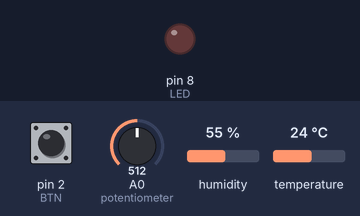
The sketch below on a simulated Arduino Uno, built with avr-gcc and run on an emulated ATmega328P. Shown: output pins drawn as LEDs (lit = HIGH). Inputs (shaded band) come from the test bench; at power-on: pin 2 (BTN) HIGH, temperature 24 °C, A0 (potentiometer) = 512, humidity 55 %. What the sketch prints to the serial monitor is not drawn.

Above: at 1.2 s.
1.3 s: pin 2 (BTN) pulled LOW for 0.15 s
At 1.37 s:
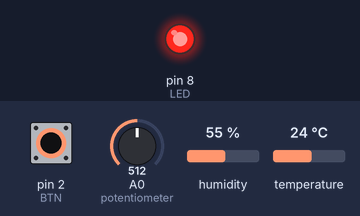
2.9 s: temperature set to 39.6 °C
4.4 s: temperature set to 40.4 °C
Timing chart, 0 to 7.4 s (numbered marks = the images above; inputs shaded):
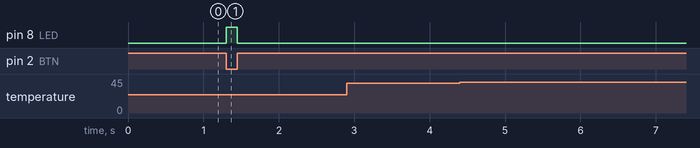

Measured:
- after the input at 1.3 s, pin 8 (LED): LOW → HIGH at once, → LOW 0.15 s later
- after the input at 2.9 s, every drawn part: stays the same
- after the input at 4.4 s, every drawn part: stays the same

The sketch:

sketch.ino
```cpp
#include <DHT.h>
const byte BTN=2, LED=8, DHTPIN=4;
DHT dht(DHTPIN,DHT22);
// Enviar f no Serial injeta falha de software; n restaura leitura real.
// h habilita o exercício de histerese; b restaura a atividade básica.
bool falhaTeste=false, usarHisterese=false, alarmeTermico=false;
unsigned long ultimo=0;
const char* classificar(float t,int bruto) {
  if(isnan(t)) return "FALHA DE SENSOR";
  if(usarHisterese) {
    if(t>=40.0) alarmeTermico=true;
    else if(t<=37.0) alarmeTermico=false;
  } else alarmeTermico=(t>=40.0);
  if(alarmeTermico || bruto>=750) return "ALARME";
  if(t>=30.0 || bruto>=400) return "ATENCAO";
  return "NORMAL";
}
void setup(){pinMode(BTN,INPUT_PULLUP);pinMode(LED,OUTPUT);Serial.begin(9600);dht.begin();Serial.println("ms,botao,bruto,temp_C,estado,modo");}
void loop(){
  bool pressionado=digitalRead(BTN)==LOW;
  digitalWrite(LED,pressionado); // LED responde ao botão sem esperar o sensor.
  while(Serial.available()) {char c=Serial.read();if(c=='f')falhaTeste=true;if(c=='n')falhaTeste=false;if(c=='h')usarHisterese=true;if(c=='b'){usarHisterese=false;alarmeTermico=false;}}
  if(millis()-ultimo<2000)return;
  ultimo=millis();
  int bruto=analogRead(A0);float t=falhaTeste?NAN:dht.readTemperature();
  Serial.print(ultimo);Serial.print(',');Serial.print(pressionado);Serial.print(',');Serial.print(bruto);Serial.print(',');
  Serial.print(t);Serial.print(',');Serial.print(classificar(t,bruto));Serial.print(',');Serial.println(usarHisterese?"HISTERESE":"BASE");
}
```
